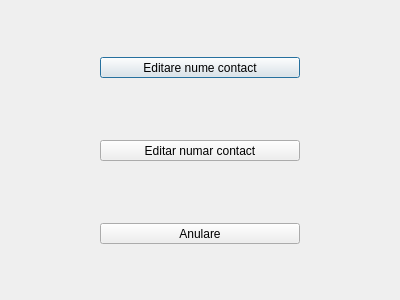
<?xml version="1.0" encoding="UTF-8"?>
<ui version="4.0">
 <class>Edit_Selector</class>
 <widget class="QDialog" name="Edit_Selector">
  <property name="geometry">
   <rect>
    <x>0</x>
    <y>0</y>
    <width>400</width>
    <height>300</height>
   </rect>
  </property>
  <property name="windowTitle">
   <string>Dialog</string>
  </property>
  <widget class="QPushButton" name="pushButton">
   <property name="geometry">
    <rect>
     <x>100</x>
     <y>57</y>
     <width>200</width>
     <height>21</height>
    </rect>
   </property>
   <property name="text">
    <string>Editare nume contact</string>
   </property>
  </widget>
  <widget class="QPushButton" name="pushButton_2">
   <property name="geometry">
    <rect>
     <x>100</x>
     <y>140</y>
     <width>200</width>
     <height>21</height>
    </rect>
   </property>
   <property name="text">
    <string>Editar numar contact</string>
   </property>
  </widget>
  <widget class="QLabel" name="background2">
   <property name="geometry">
    <rect>
     <x>0</x>
     <y>0</y>
     <width>401</width>
     <height>301</height>
    </rect>
   </property>
   <property name="text">
    <string/>
   </property>
  </widget>
  <widget class="QPushButton" name="pushButton_5">
   <property name="geometry">
    <rect>
     <x>100</x>
     <y>223</y>
     <width>200</width>
     <height>21</height>
    </rect>
   </property>
   <property name="text">
    <string>Anulare</string>
   </property>
  </widget>
  <zorder>background2</zorder>
  <zorder>pushButton</zorder>
  <zorder>pushButton_2</zorder>
  <zorder>pushButton_5</zorder>
 </widget>
 <resources/>
 <connections/>
</ui>
